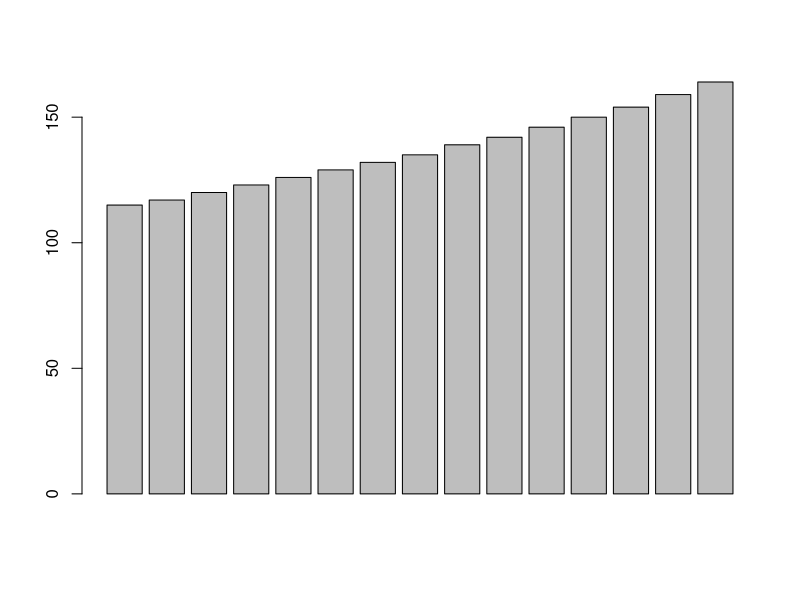
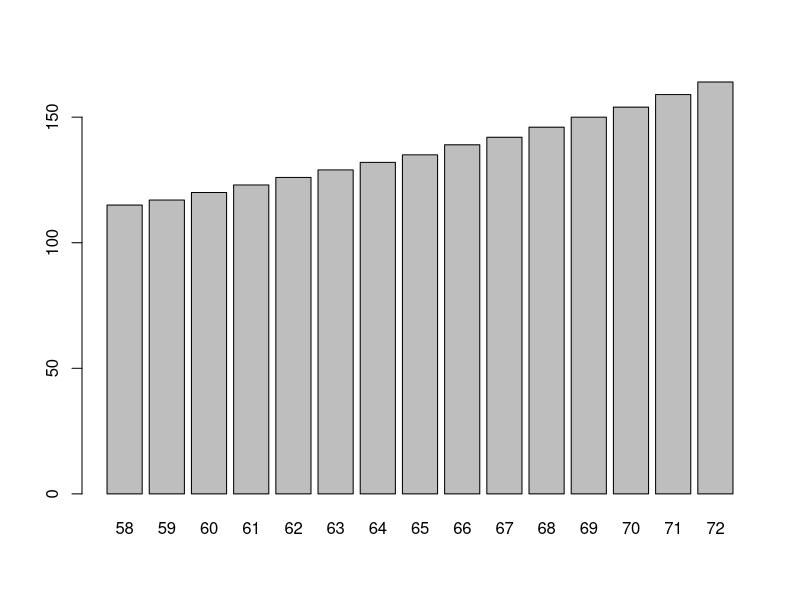
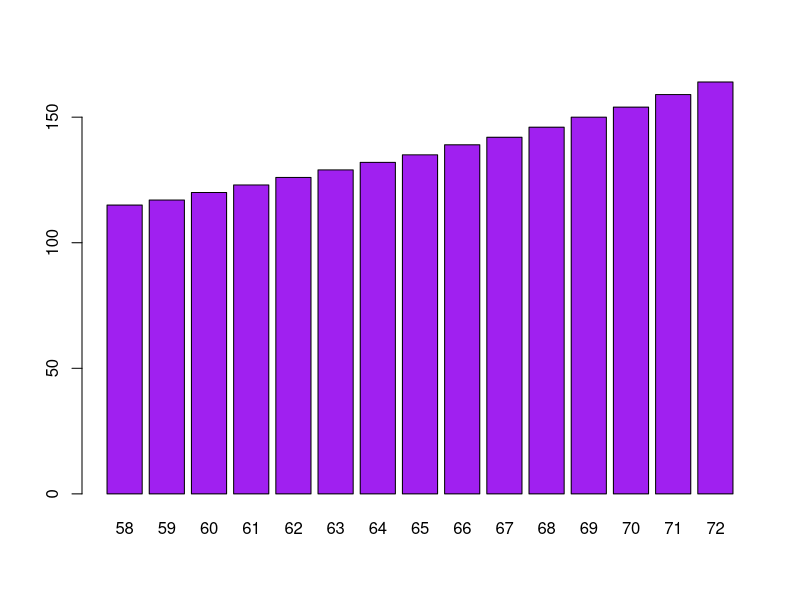
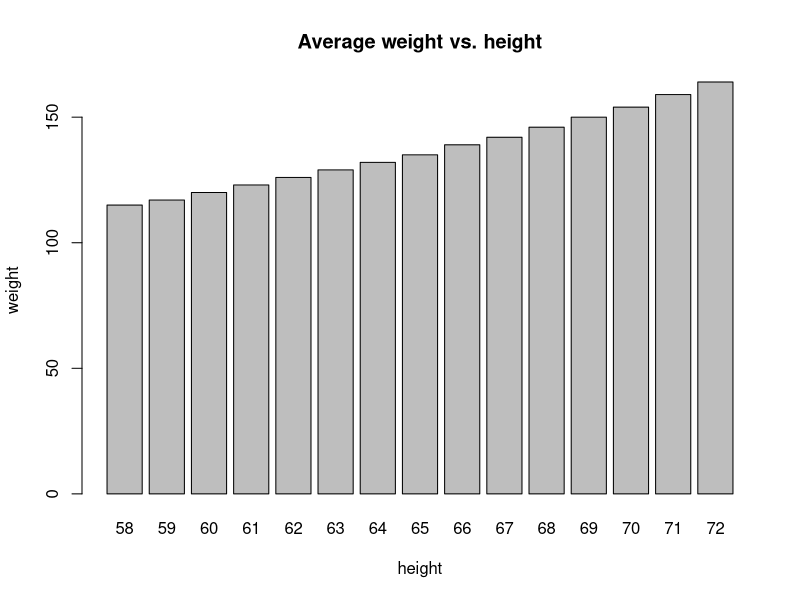

Here is the R script that generated these plots, in order: (Note: this script raises an error after producing the figures.)
## ---- chunk 1
signif(pi, 4)
## ---- chunk 2
round(pi,-1)
## ---- chunk 3
x <- c(-2, -1.5, -1, -0.5, 0, 0.5, 1 )
trunc(x)
floor(x)
## ---- chunk 4
barplot(women$weight)
## ---- chunk 5
barplot(women$weight, names.arg=women$height)
## ---- chunk 6
barplot(women$weight, names.arg=women$height, col="purple")
## ---- chunk 7
barplot(women$weight, names.arg=women$height, xlab='height', ylab='weight', main='Average weight vs. height') 
## ---- chunk 8
survey <- catReadTable( "survey.txt", "survey" )
## ---- chunk 9
cor(survey$span1, survey$span1)
## ---- chunk 10
cor(survey$span1, survey$span1, method='spearman')
## ---- chunk 11
"no"
## ---- chunk 12
table(survey$m.i, useNA = 'no')
table(survey$m.i, useNA = 'ifany')
table(survey$m.i, useNA = 'always')
table(survey$clap, useNA = 'no')
table(survey$clap, useNA = 'ifany')
table(survey$clap, useNA = 'always')
